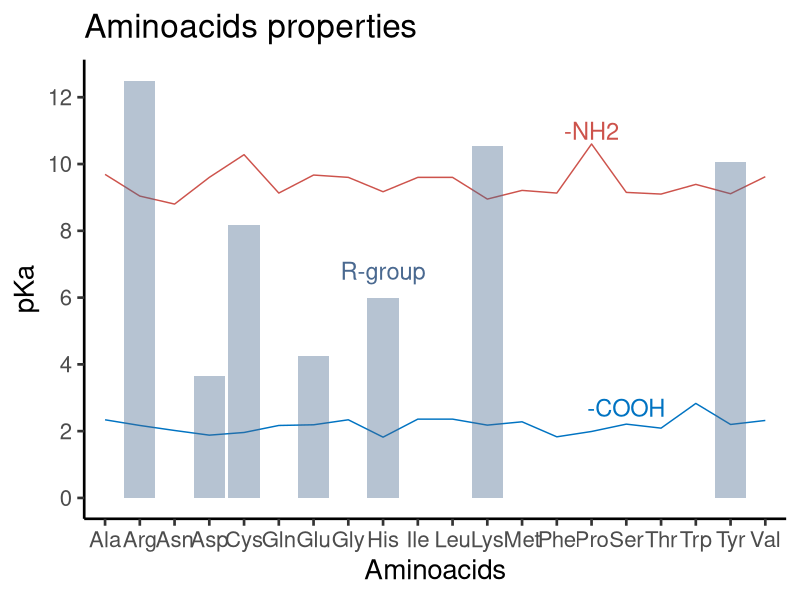
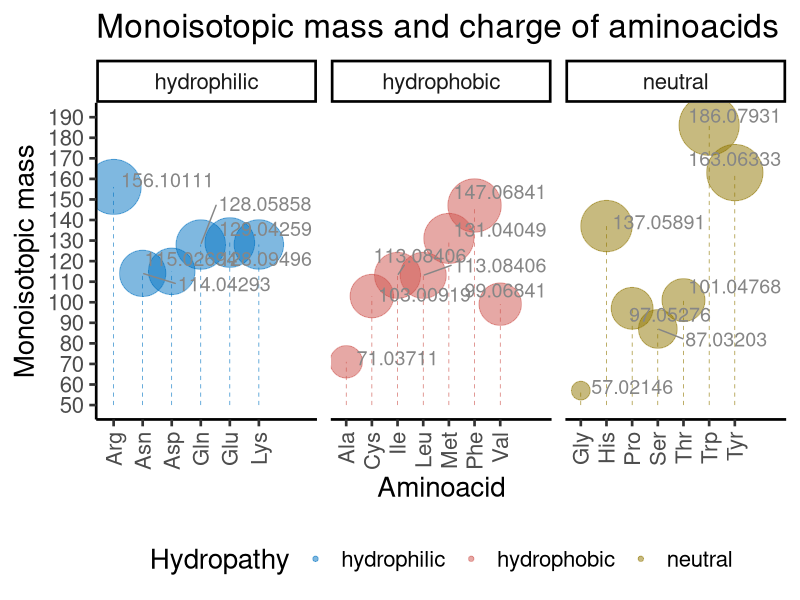

Write R code to recreate these figures, in order.
# packages and data
library(tidyverse)
library(ggrepel)
library(kableExtra)
aminoacids <- read_tsv("./aminoacidsTab.tsv")

# Tabela resumindo as características dos aminoácidos
# summary of aminoacids table
aminoacids %>% 
    select(Abbr, Name, Hydropathy, pKa, pKb, pKx, Monoisotopic_Mass) %>%
    arrange(Hydropathy) %>%
    kbl(caption = "Summary of amino acids properties)",
      align = "c") %>% 
  kable_classic(full_width = F, html_font = "Cambria")

# pKa dos diferentes aminoácidos para cada região (COOH, NH2 e cadeia lateral)
# pKa of different amino acids for each group (COOH, NH2 and R-group)
pKa <- ggplot(aminoacids, aes(x = Abbr)) +
     geom_line(aes(y = pKa, group = 1), color = "#0073C2FF") +
        annotate("text", x = 16, y = 2.7, label = "-COOH",
            color = "#0073C2FF", size = 6) +
     geom_line(aes(y = pKb, group = 2), color = "#CD534CFF") +
        annotate("text", x = 15, y = 11, label = "-NH2",
            color = "#CD534CFF", size = 6) +
     geom_col(aes(y = pKx, group = 3), fill = "#4A6990FF", alpha = 0.4) +
        annotate("text", x = 9, y = 6.8, label = "R-group",
            color = "#4A6990FF", size = 6) +
     scale_y_continuous(limits = c(0, 12.5), breaks = seq(0, 12.5, 2)) +
        labs(x = "Aminoacids", y = "pKa",
             title = "Aminoacids properties") +
    theme_classic(base_size = 20)

ggsave("pKa.png", pKa, width = 10, height = 6, dpi = 300,
    path = "/Volumes/Expansion/proteomics_basics/")

# distribuição das massas monoisotópicas dos aminoácidos
monoiso <- ggplot(aminoacids, aes(x = Abbr, y = Monoisotopic_Mass,
                    size = Monoisotopic_Mass, color = Hydropathy)) +
                scale_color_manual(values = c("#0073C2FF", "#CD534CFF", "#8F7700FF")) +
    geom_point(alpha = 0.5) +
    guides(colour = "legend", size = FALSE) +
    geom_segment(aes(x = Abbr, xend = Abbr,
                     y = 50, yend = Monoisotopic_Mass),
                     linewidth = 0.2, linetype = "dashed",
                     show.legend = FALSE) +
    geom_text_repel(aes(label = Monoisotopic_Mass),
        color = "#868686FF", size = 5, nudge_x = 2,
            nudge_y = 2, show.legend = FALSE) +
    scale_size(range = c(6, 20)) +
        scale_y_continuous(limits = c(50, 190),
        breaks = seq(50, 190, 10)) +
    labs(x = "Aminoacid", y = "Monoisotopic mass",
         title = "Monoisotopic mass and charge of aminoacids") +
    theme_classic(base_size = 20) +
    theme(axis.text.x = element_text(angle = 90,
                        vjust = 0.5, hjust = 1), legend.position = "bottom") +
                        facet_wrap(~ Hydropathy, ncol = 3, scales = "free_x")

ggsave("Monoisotopic_Mass.png", monoiso, width = 9, height = 8, dpi = 300,
    path = "/Volumes/Expansion/proteomics_basics/")
